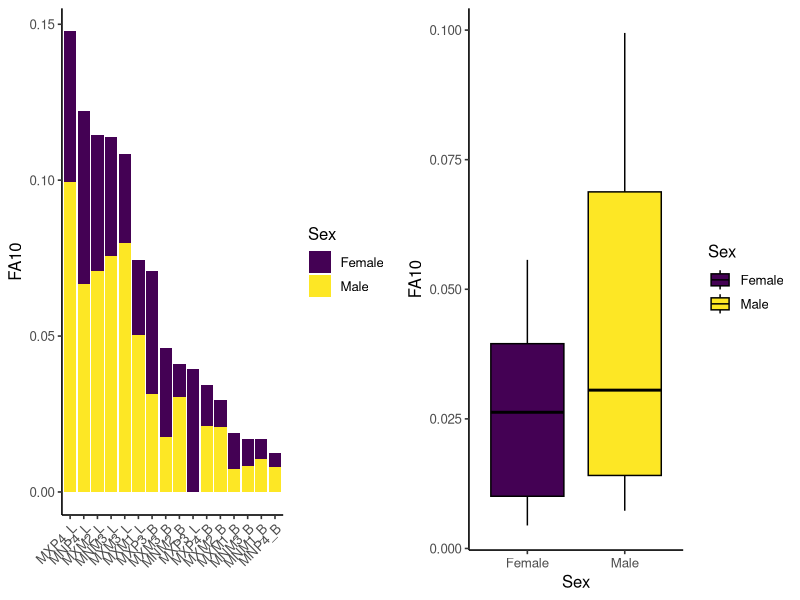
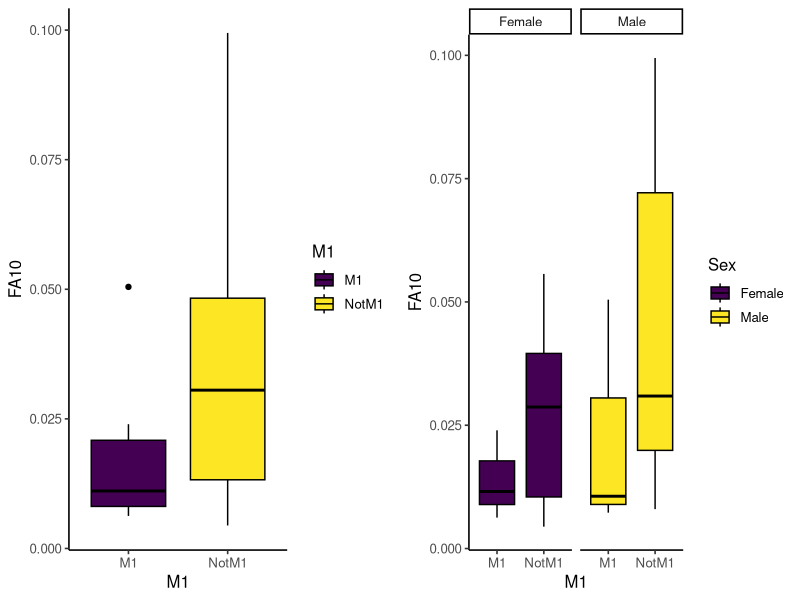
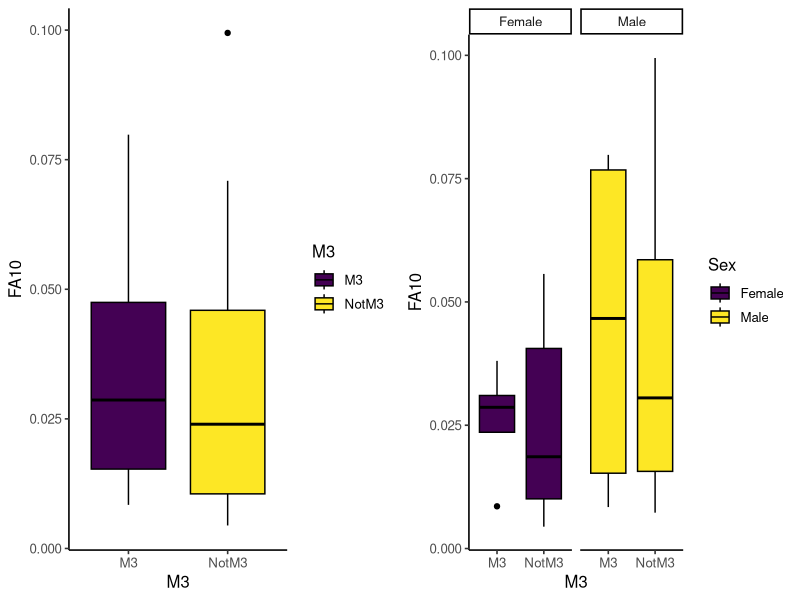

R code for these plots, in order:
options(prompt="R>", scipen=100, digits=4)

#This script generates plots used in the paper to illustrate findings.

library(readxl)
library(ggplot2)
library(ggpubr)
library(gridExtra)
library(dplyr)
fa=read_excel("1b-reps-10-hypothtest.xlsx", sheet="FA10")
fa$Sex=as.factor(fa$Sex)
fa$Metric=as.factor(fa$Metric)
fa$Tooth=as.factor(fa$Tooth)
fa$Measurement=as.factor(fa$Measurement)
fa$M1=as.factor(fa$M1)
fa$M3=as.factor(fa$M3)

fa.sorted <- fa[order(fa$FA10) , ]

#Barplot of Sex Differences
p1=ggplot(fa.sorted, aes(reorder(Measurement, -FA10, sum), FA10, fill=Sex))+
    geom_bar(stat="identity")+
    xlab("")+
    scale_fill_viridis_d()+
    theme_classic2()+
    theme(axis.text.x=element_text(angle=45, hjust=1))
p2=ggplot(fa, aes(Sex, FA10, fill=Sex))+
    geom_boxplot(color="black")+
    scale_fill_viridis_d()+
    theme_classic2()
png("F2-SexDiff.png", width = 10, height = 5, units = "in",
    res= 300, pointsize = 12, family= "sans", type = "cairo")
grid.arrange(p1,p2, nrow=1)
dev.off()

#Plot for M1
p3=ggplot(fa, aes(M1, FA10, fill=M1))+
    geom_boxplot(color="black")+
    scale_fill_viridis_d()+
    theme_classic2()
p4=ggplot(fa, aes(M1, FA10, fill=Sex))+
    geom_boxplot(color="black")+
    facet_wrap(fa$Sex)+
    scale_fill_viridis_d()+
    theme_classic2()
png("F3-M1 and SexDiff.png", width = 8, height = 3, units = "in",
    res= 300, pointsize = 12, family= "sans", type = "cairo")
grid.arrange(p3,p4, nrow=1)
dev.off()

#Plot for M3
p5=ggplot(fa, aes(M3, FA10, fill=M3))+
    geom_boxplot(color="black")+
    scale_fill_viridis_d()+
    theme_classic2()
p6=ggplot(fa, aes(M3, FA10, fill=Sex))+
    geom_boxplot(color="black")+
    facet_wrap(fa$Sex)+
    scale_fill_viridis_d()+
    theme_classic2()
png("F4-M3 and SexDiff.png", width = 8, height = 3, units = "in",
    res= 300, pointsize = 12, family= "sans", type = "cairo")
grid.arrange(p5,p6, nrow=1)
dev.off()

